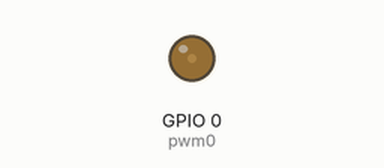
Bench run of a program on a simulated ESP8266 board running MicroPython. On the bench: output pins drawn as LEDs (lit = HIGH).

Above: at 0.05 s.
At 0.45 s:
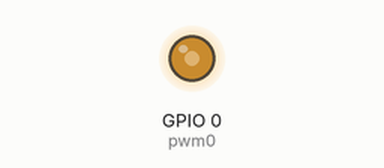
At 0.8 s:
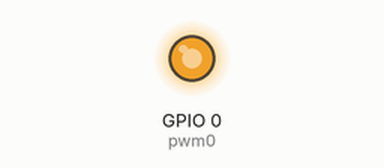
At 1.6 s:
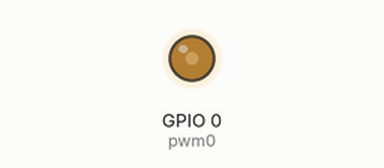
Timing chart, 0 to 4.2 s (numbered marks = the images above):
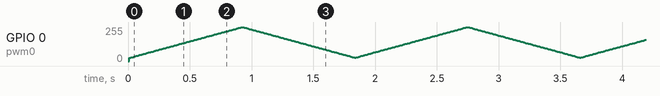

The program:

led_strip.py
```python
# -*- coding: utf-8 -*-

from machine import Pin, PWM
import time


# D3
pwm0 = PWM(Pin(0))      # 从1个引脚中创建 PWM 对象
pwm0.freq()             # 获取当前频率
pwm0.freq(1000)         # 设置频率
pwm0.duty()             # 获取当前占空比
#pwm0.duty(200)          # 设置占空比

def set_pwm_percent(per):
    pwm0.duty(int(per*1024/100))

percent=0
delta=1
while True:
    set_pwm_percent(percent)
    pwm0
    percent+=delta
    if percent>=100:
        percent=100
        delta=-1
    elif percent<=10:
        percent=10
        delta=1
    time.sleep(0.01)
```
